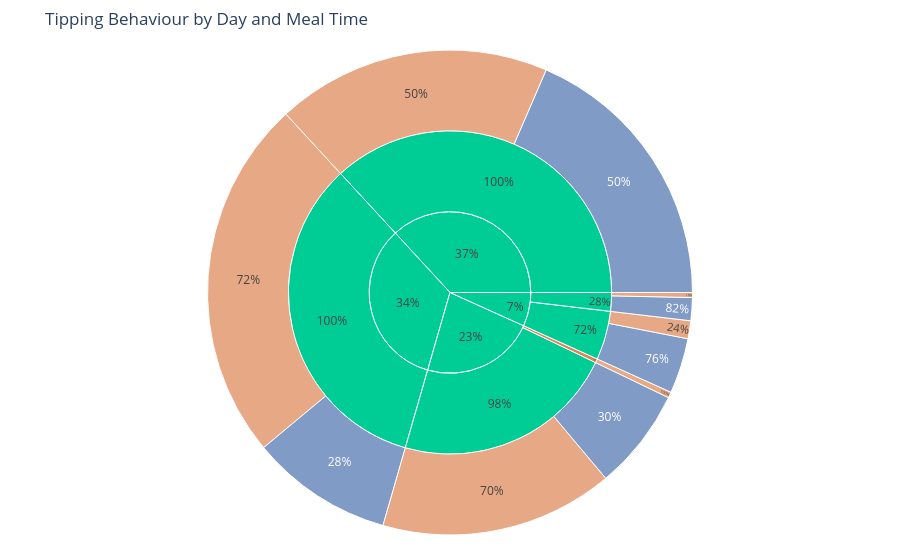

The code cell stored with this chart in its notebook:
### Code cell
fig = px.sunburst(
    df_sunburst,
    path=['day', 'time', 'smoker'],
    values='total_bill',
    color='smoker',
    color_discrete_map={
        'Yes': '#4C72B0',   # blue
        'No':  '#DD8452'    # orange
    },
    branchvalues='total'   # ensures correct parent sizing
)

fig.update_traces(
    textinfo='percent parent',
    root_color='lightgrey'
)

fig.update_layout(
    title="Tipping Behaviour by Day and Meal Time",
    margin=dict(t=50, l=25, r=25, b=25)
)

fig.show()

### Figure 1 — Plotly figure (JSON) as saved in the notebook; plotly's stock layout.template omitted (floating-point values rounded to 4 significant figures)
{"data": [{"branchvalues": "total", "customdata": [["(?)"], ["(?)"], ["(?)"], ["(?)"], ["(?)"], ["(?)"], ["(?)"], ["(?)"], ["(?)"], ["No"], ["No"], ["No"], ["No"], ["No"], ["No"], ["No"], ["Yes"], ["Yes"], ["Yes"], ["Yes"], ["Yes"]], "domain": {"x": [0, 1], "y": [0, 1]}, "hovertemplate": "labels=%{label}<br>total_bill=%{value}<br>parent=%{parent}<br>id=%{id}<br>smoker=%{customdata[0]}<extra></extra>", "ids": ["Thur", "Sat", "Fri", "Thur/Lunch", "Sun/Dinner", "Sat/Dinner", "Fri/Lunch", "Fri/Dinner", "Sun", "Thur/Dinner", "Fri/Dinner/No", "Thur/Dinner/No", "Sun/Dinner/No", "Sat/Dinner/No", "Fri/Lunch/No", "Thur/Lunch/No", "Sun/Dinner/Yes", "Sat/Dinner/Yes", "Fri/Lunch/Yes", "Fri/Dinner/Yes", "Thur/Lunch/Yes"], "labels": ["Thur", "Sat", "Fri", "Lunch", "Dinner", "Dinner", "Lunch", "Dinner", "Sun", "Dinner", "No", "No", "No", "No", "No", "No", "Yes", "Yes", "Yes", "Yes", "Yes"], "marker": {"colors": ["#00cc96", "#00cc96", "#00cc96", "#00cc96", "#00cc96", "#00cc96", "#00cc96", "#00cc96", "#00cc96", "#DD8452", "#DD8452", "#DD8452", "#DD8452", "#DD8452", "#DD8452", "#DD8452", "#4C72B0", "#4C72B0", "#4C72B0", "#4C72B0", "#4C72B0"]}, "name": "", "parents": ["", "", "", "Thur", "Sun", "Sat", "Fri", "Fri", "", "Thur", "Fri/Dinner", "Thur/Dinner", "Sun/Dinner", "Sat/Dinner", "Fri/Lunch", "Thur/Lunch", "Sun/Dinner", "Sat/Dinner", "Fri/Lunch", "Fri/Dinner", "Thur/Lunch"], "root": {"color": "lightgrey"}, "textinfo": "percent parent", "type": "sunburst", "values": [1096.0, 1778.0, 325.9, 1078.0, 1627.0, 1778.0, 89.92, 236.0, 1627.0, 18.78, 57.7, 18.78, 1169.0, 884.8, 15.98, 751.3, 458.3, 893.6, 73.94, 178.3, 326.2]}], "layout": {"legend": {"tracegroupgap": 0}, "margin": {"b": 25, "l": 25, "r": 25, "t": 50}, "title": {"text": "Tipping Behaviour by Day and Meal Time"}}}
